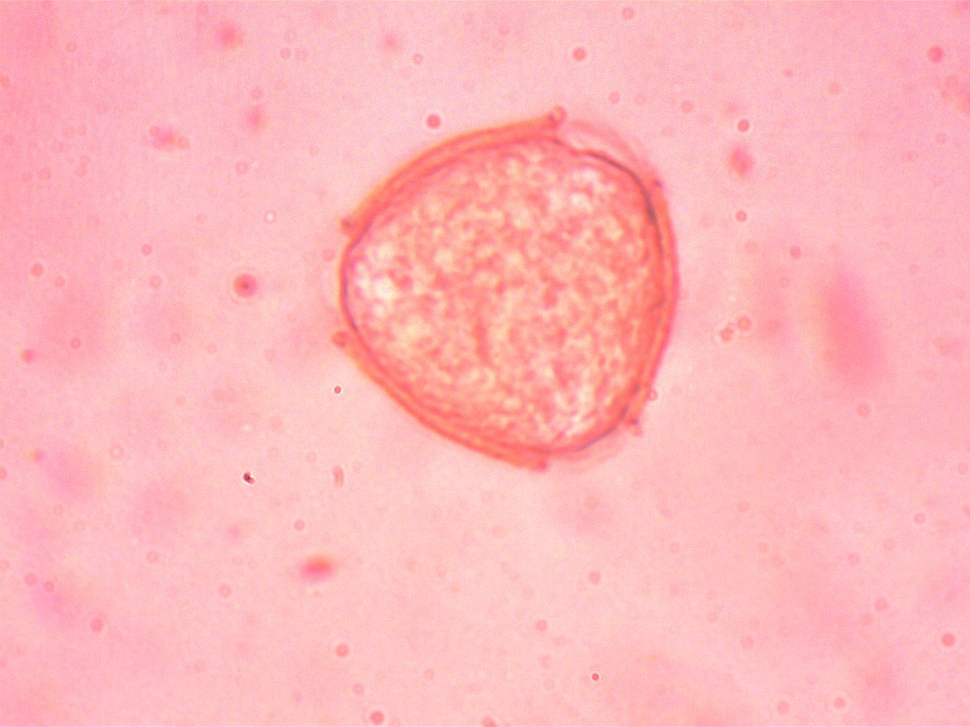
#> input picture 1Lawfield04.06X100_190721.jpg, 970 x 727 px, shrunk from 1600 x 1200 before the run, given as the content of the folder SAPS, which was not available
$ python segmentation_measures.py   (older library calls are emulated)
#> lines starting #> are read from the running program, lines starting #| are printed output that depends on the picture; pictures that were not available may be replaced by others from this repository, and a replacement may not be noted
import skimage.filters as sfi
import numpy as np
from PIL import Image, ImageEnhance
import skimage.morphology as smo
from pathlib import Path
import skimage.segmentation
from scipy import ndimage as nd
import skimage.measure as sme
from skimage.feature import canny, peak_local_max
from skimage.io import imread
from skimage.util import img_as_ubyte
from skimage.feature import texture as sft
import csv
import os
import matplotlib.pyplot as plt
import math
import cv2
import pandas as pd

inputfolder = Path("SAPS")
outputfolder = Path(os.getcwd())
#Set dictionary names
measures = {}
count = {}
measures['Particle number'] = ['Area (µm)', 'Perimeter (µm)', 'Major axis length (µm)', 'Minor axis length (µm)', 'P/E ratio', 'Equivalent diameter (µm)', 'Eccentricity', 'Extent', 'Local Centroid', 'Bounding box', 'GLCM contrast', 'GLCM dissimilarity', 'GLCM homogeneity', 'GLCM ASM', 'GLCM energy', 'GLCM correlation']

def segment(path, outputfolder):
    img = Image.open(path).convert('L')
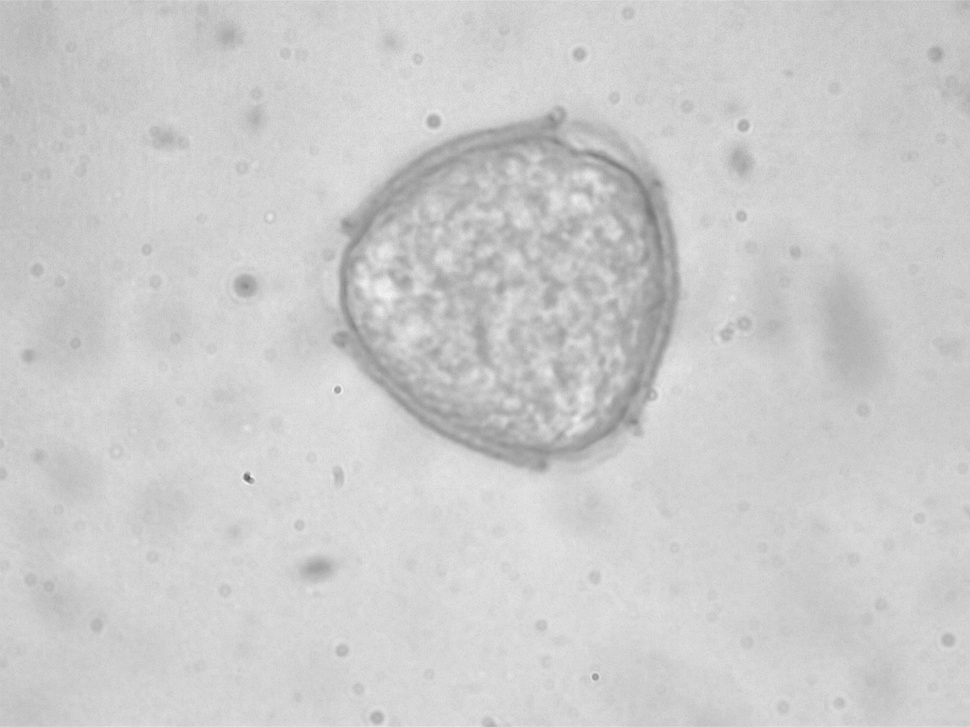
#> img: PIL image 970x727 L; min 88, max 243, mean 204
    neatarray = np.array(img)
#For region exclusion and for future implementing of adaptability to different resolution images
    w,h = img.size
#> w = 970; h = 727
    area = w*h
#> area = 705190
#Increase conrast of input to clarify edges; contrast works better at lower values for dilation so repeated at line 41
    enhance = ImageEnhance.Contrast(img)
    cont = enhance.enhance(10)
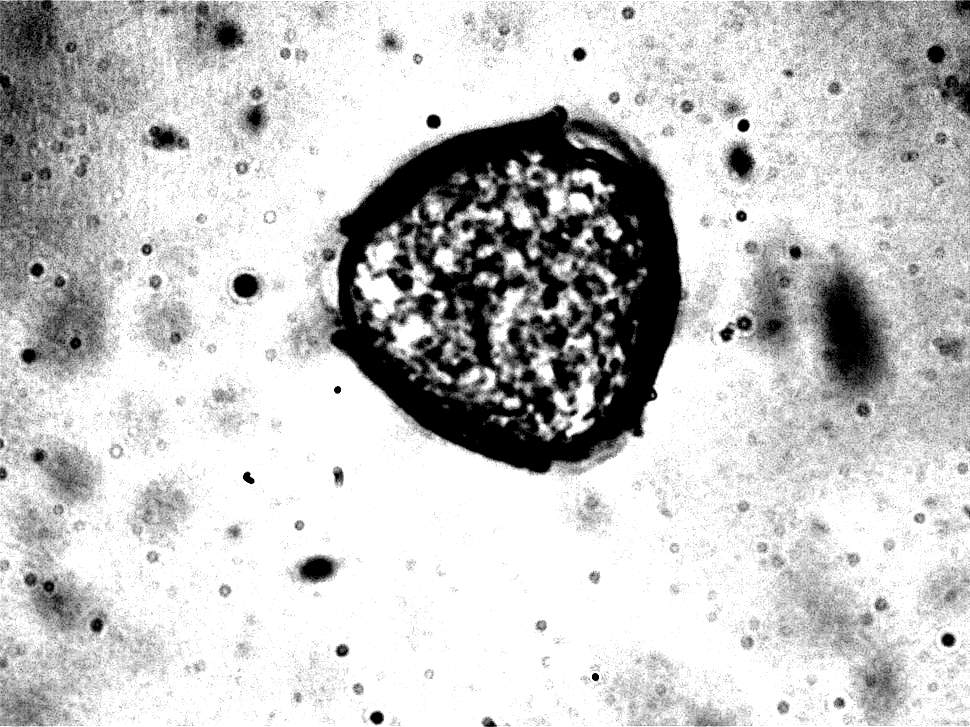
#> cont: PIL image 970x727 L; min 0, max 255, mean 196.6
    cont = np.array(cont)
#Dilation of image - This shrinks pollen silhouettes to help with clustering issues
    selem = smo.disk(4)
    dilated = smo.dilation(cont, selem)
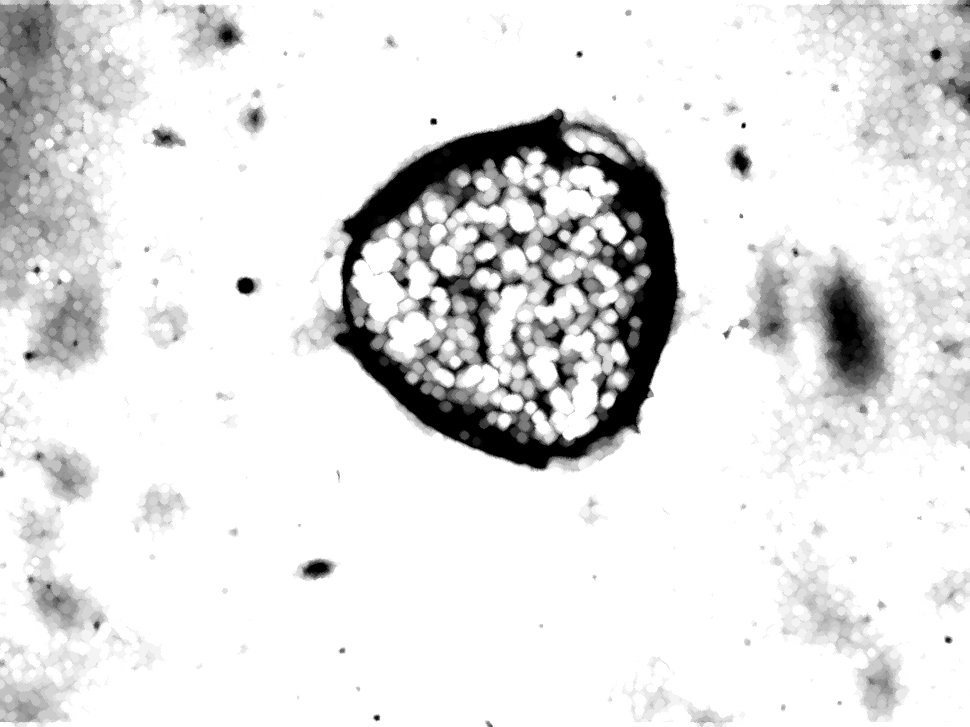
#> dilated: shape (727, 970); min 0, max 255, mean 226.1

    cont = enhance.enhance(100)
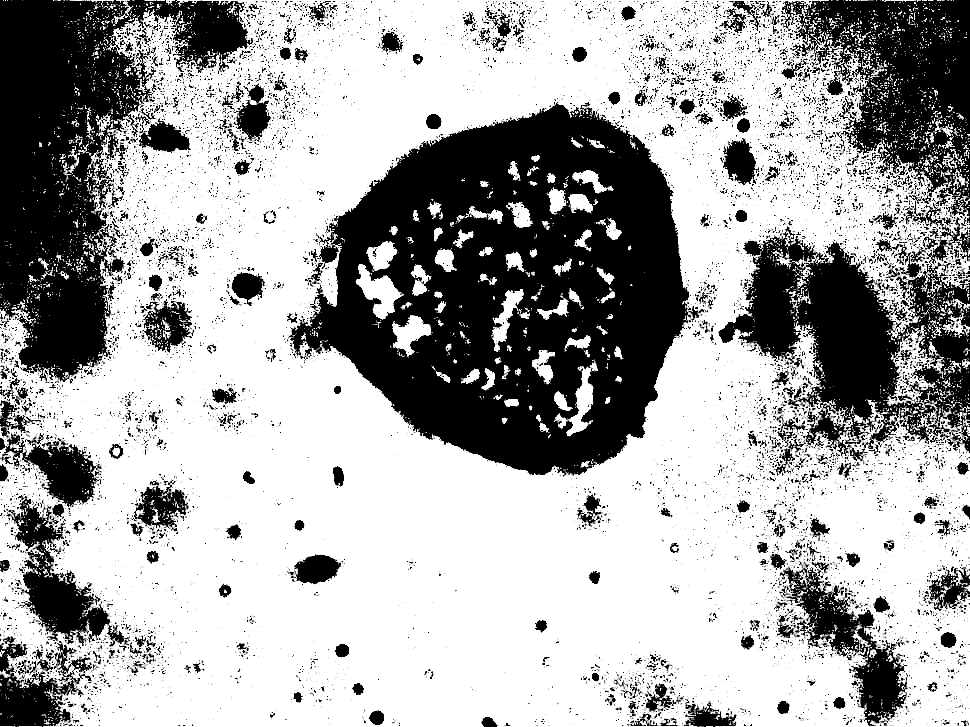
#> cont: PIL image 970x727 L; min 0, max 255, mean 167.6
    cont = np.array(cont)

#Denoising filter. Devened used for edge detection while evened used to accurately find highest and lowest grey values for watershed markers
    selem = smo.disk(2)
    devened = sfi.rank.mean_bilateral(dilated, selem)
    selem = smo.disk(4)
    evened = sfi.rank.mean_bilateral(cont, selem)
#Canny edge detection filter detects object edges and outputs boolean array
#> (the run stopped early here; a loop or call above may not have finished)

$ run again, on 2Lawfield04.06X100_190721.jpg
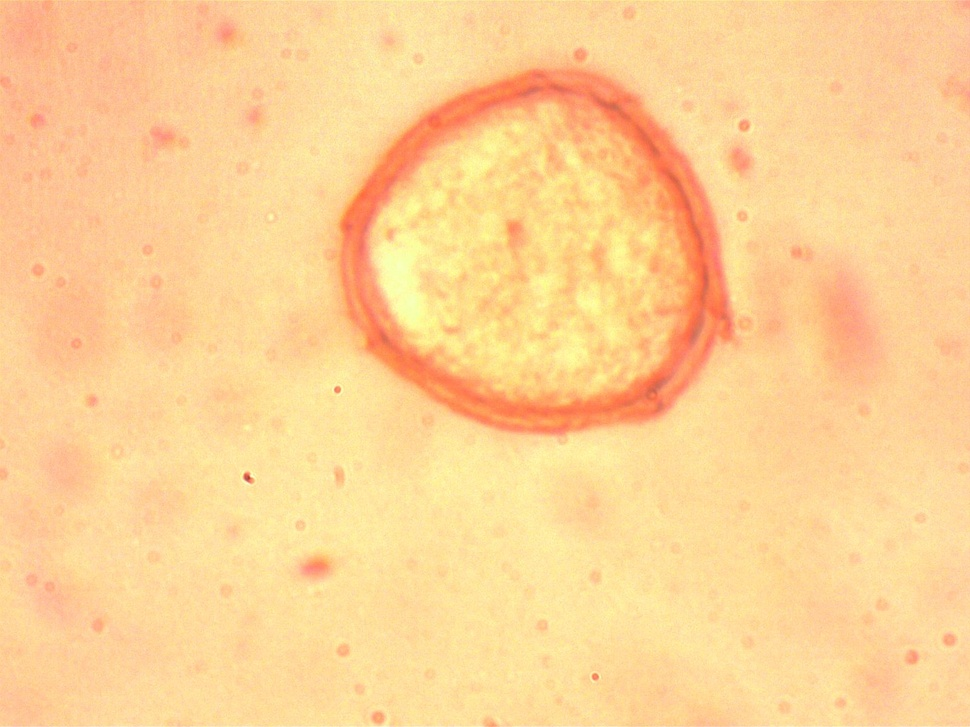
#> input picture 2Lawfield04.06X100_190721.jpg, 970 x 727 px, shrunk from 1600 x 1200 before the run, given as the content of the folder SAPS, which was not available
#> in segment, `img = Image.open(path).convert('L')`:
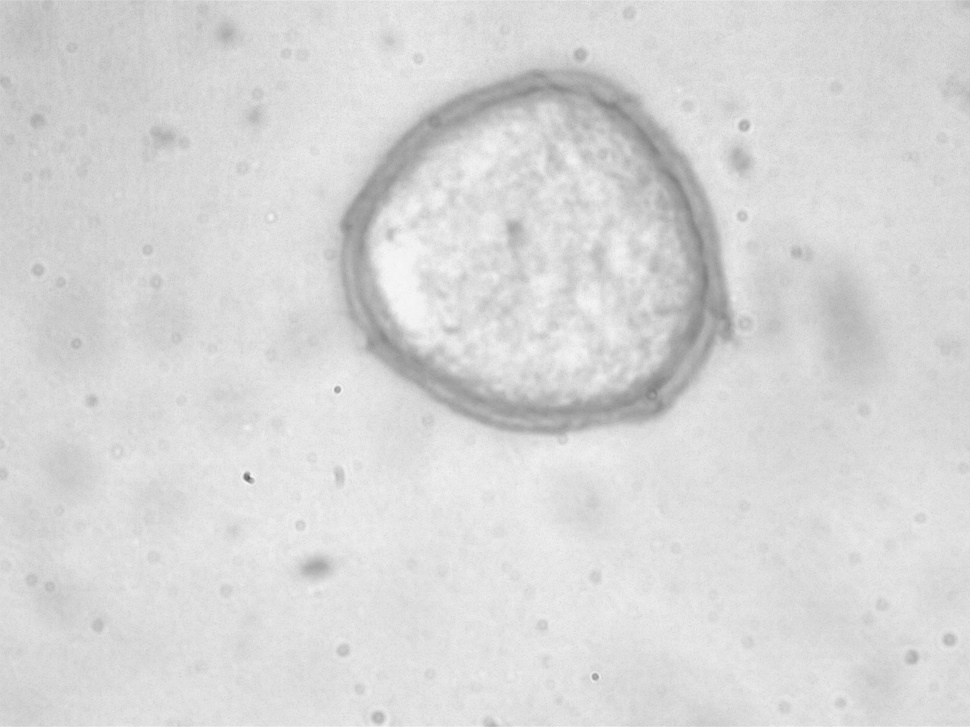
#> img: PIL image 970x727 L; min 92, max 247, mean 215.2
#> in segment, `cont = enhance.enhance(100)`:
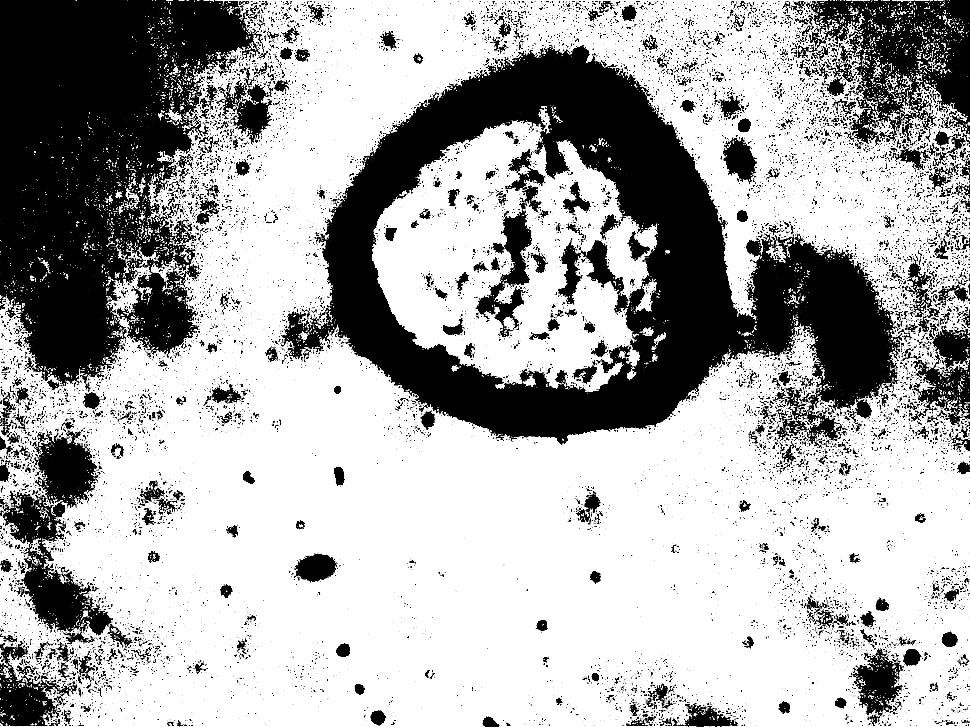
#> cont: PIL image 970x727 L; min 0, max 255, mean 172.1

$ run again, on 2Lawfield04.06X40_190721.jpg
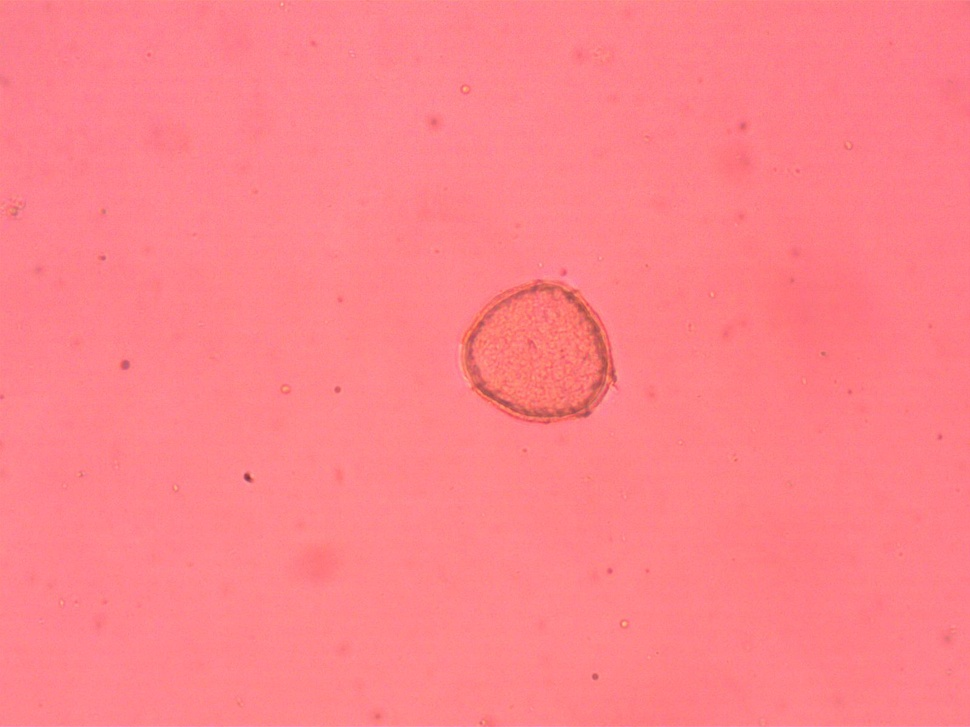
#> input picture 2Lawfield04.06X40_190721.jpg, 970 x 727 px, shrunk from 1600 x 1200 before the run, given as the content of the folder SAPS, which was not available
#> in segment, `dilated = smo.dilation(cont, selem)`:
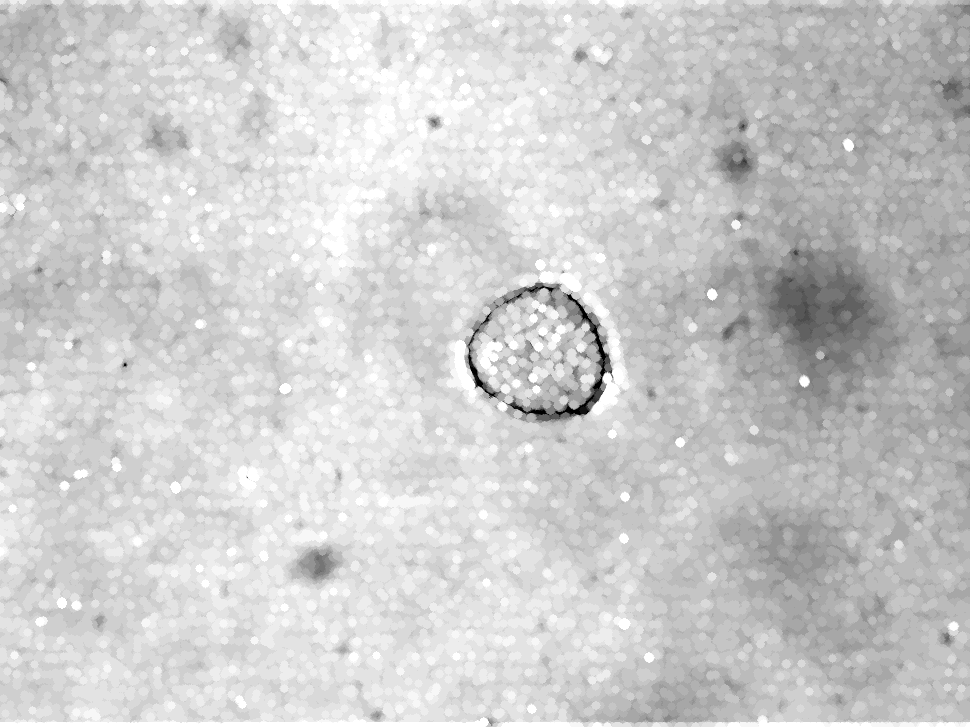
#> dilated: shape (727, 970); min 0, max 255, mean 204.8
#> in segment, `cont = enhance.enhance(100)`:
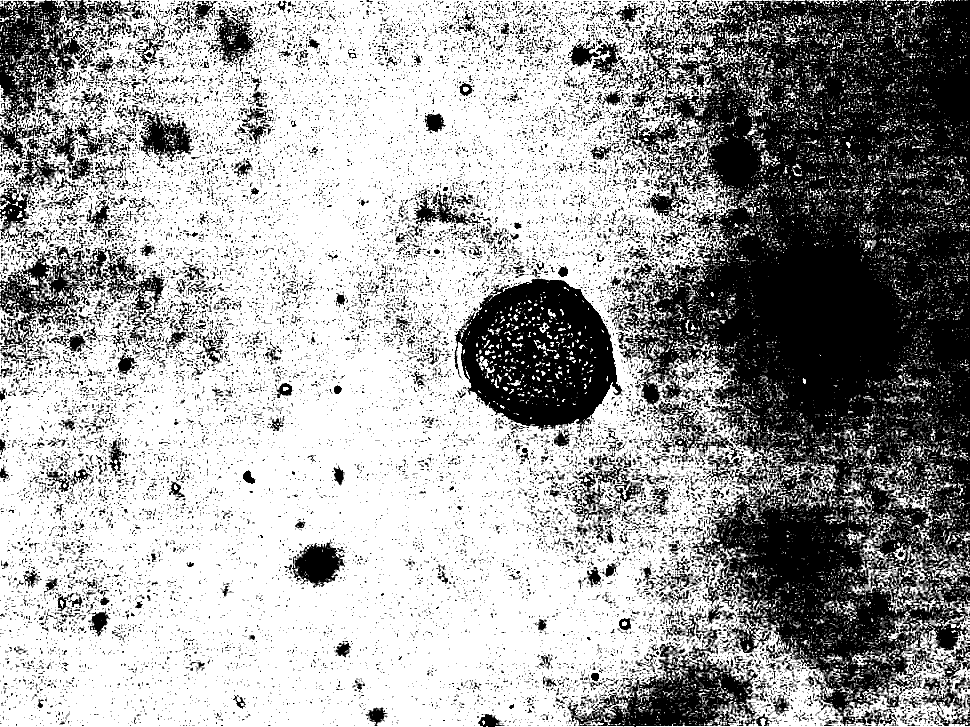
#> cont: PIL image 970x727 L; min 0, max 255, mean 162.5

$ run again, on 2Lawfield25.06X100_190721.jpg
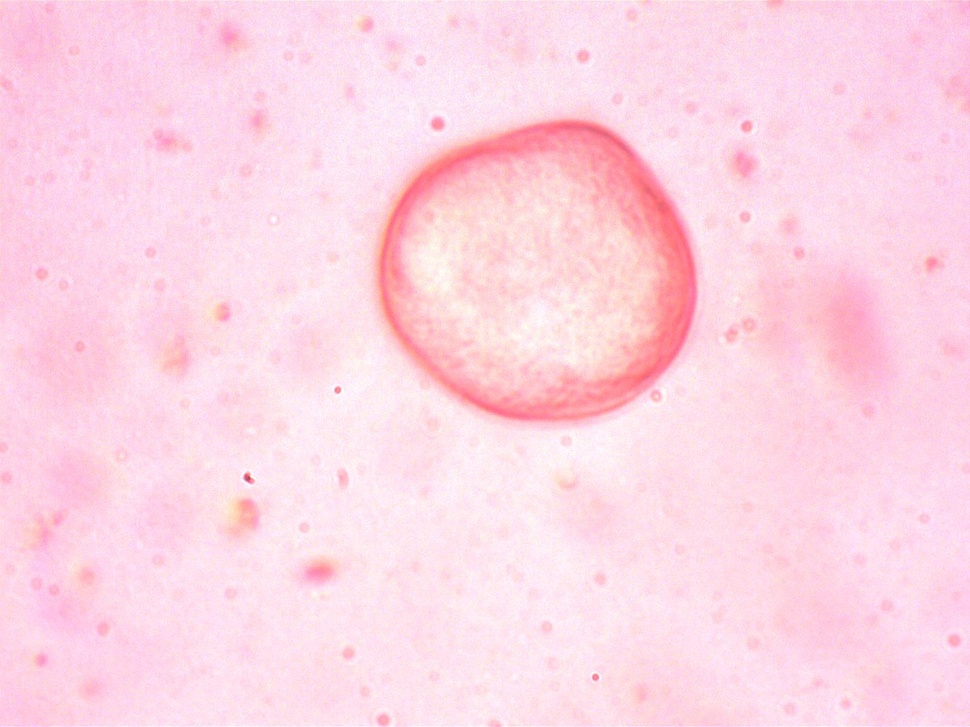
#> input picture 2Lawfield25.06X100_190721.jpg, 970 x 727 px, shrunk from 1600 x 1200 before the run, given as the content of the folder SAPS, which was not available
#> in segment, `img = Image.open(path).convert('L')`:
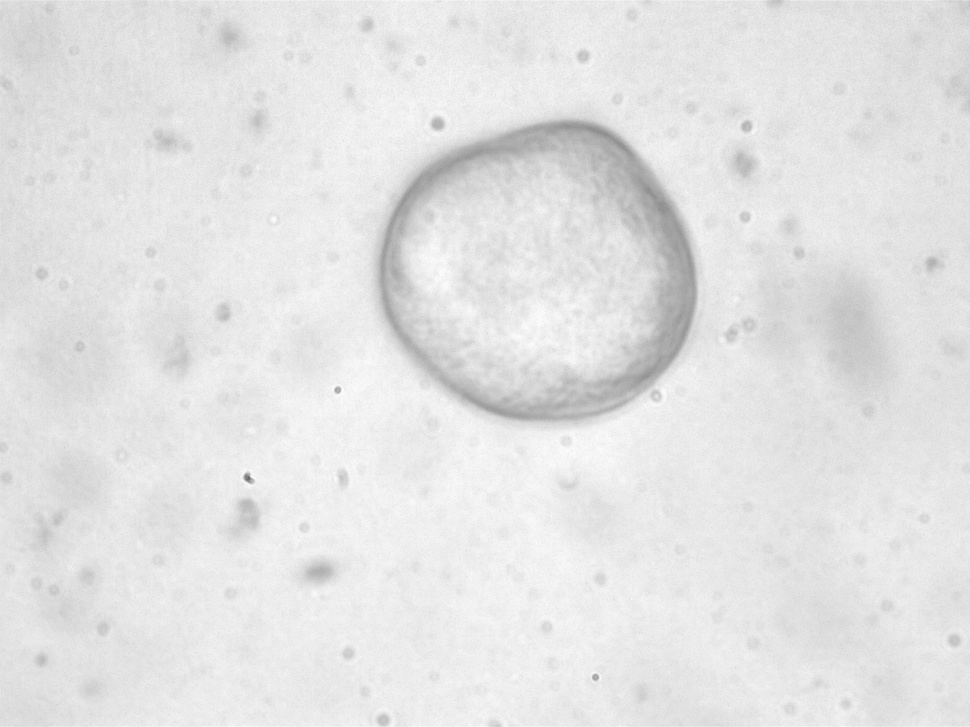
#> img: PIL image 970x727 L; min 101, max 254, mean 227.1
#> in segment, `cont = enhance.enhance(100)`:
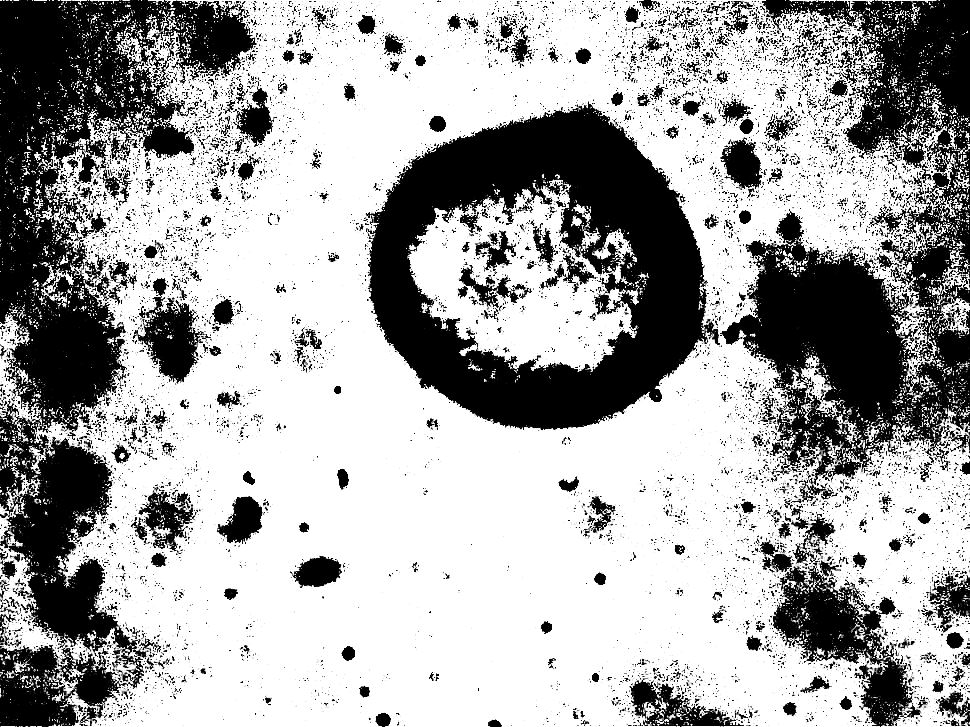
#> cont: PIL image 970x727 L; min 0, max 255, mean 167.9
